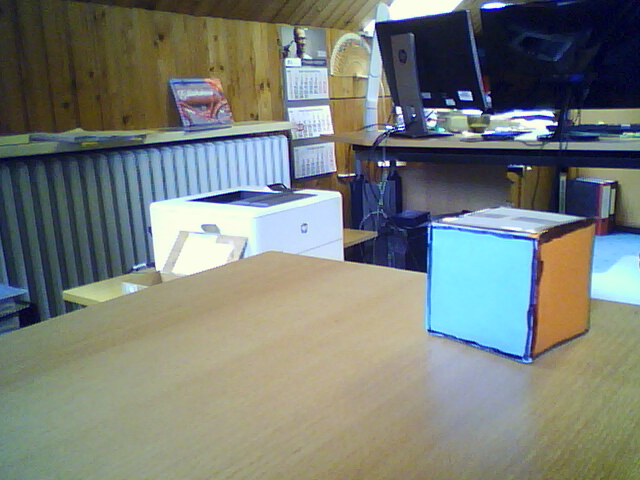
#> input picture cube.jpg, 640 x 480 px
$ python detect-orient.py
#> lines starting #> are read from the running program, lines starting #| are printed output that depends on the picture; after the words box and inside, x2 and y2 are one past the last pixel; in counts of white or black regions, pixels touching at a corner belong together
import cv2
import numpy as np
img = cv2.imread('cube.jpg')
#> img is the input picture: shape (480, 640, 3); mean B, G, R 119.8, 126.2, 120.2

# get the dimensions of the input image
width = img.shape[1::-1][1]
#> width = 480
height = img.shape[1::-1][0]
#> height = 640
# create a black image with the same dimensions
blank_mask = np.zeros((width,height,3), np.uint8)
# create a white image with the same dimensions
all_white = np.ones((width,height,3), np.uint8)
all_white[:] = (255, 255, 255)
# change the colorspace to rgb
blank_mask = cv2.cvtColor(blank_mask, cv2.COLOR_RGB2GRAY)

cv2.imshow("blank mask image", blank_mask)

# blur the image
img_blurred = cv2.medianBlur(img, 17)
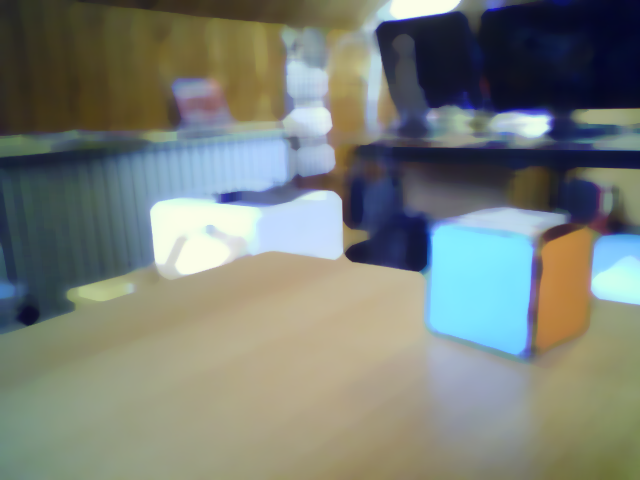
#> img_blurred: shape (480, 640, 3); mean B, G, R 119.7, 126.8, 120.7
# remove noise with bilateral filter
img_noise_removed = cv2.bilateralFilter(img_blurred, 9,75,75)

# do the same preprocessing as before
img_gray = cv2.cvtColor(img, cv2.COLOR_RGB2GRAY)
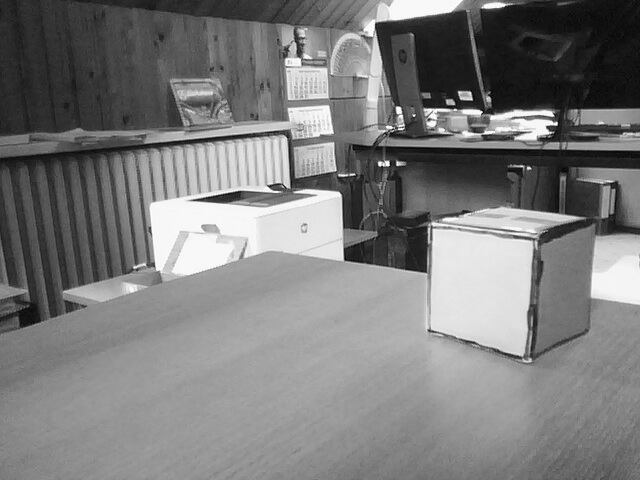
#> img_gray: shape (480, 640); min 3, max 255, mean 123.6
noise_removal = cv2.bilateralFilter(img_gray, 9,75,75)
thresh_image = cv2.adaptiveThreshold(img_gray, 255,
	cv2.ADAPTIVE_THRESH_GAUSSIAN_C,
	cv2.THRESH_BINARY, 11, 2)
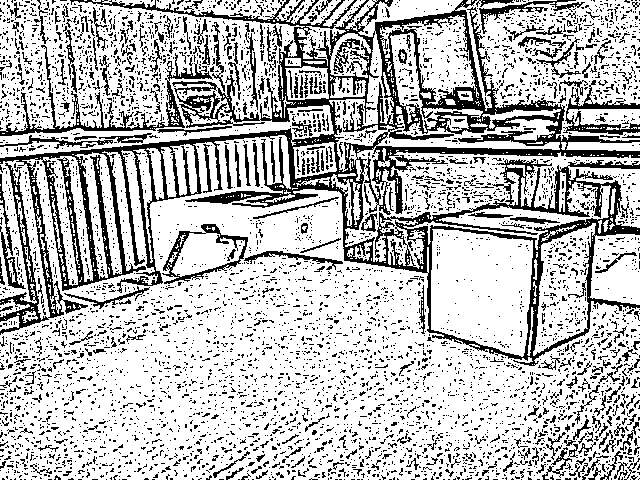
#> thresh_image: shape (480, 640); 73.9% white; black in thin lines or dots
# this dilate and erode section is not optimal and
# the sizes of the kernels is the result multiple attempts
kernel = np.ones((10,1), np.uint8)
dilated_thresh_image = cv2.dilate(thresh_image, kernel, iterations=1)
#> dilated_thresh_image: shape (480, 640); 97.1% white; black in thin lines or dots

kernel = np.ones((10,1), np.uint8)
dilated_thresh_image = cv2.erode(dilated_thresh_image, kernel, iterations=1)
#> dilated_thresh_image: shape (480, 640); 94.2% white; 313 black regions (145 under 20 px), largest, box (x1, y1, x2, y2) and area: (79, 164, 98, 284) 552, (94, 158, 112, 280) 531, (107, 156, 125, 276) 500

kernel = np.ones((5,5), np.uint8)
dilated_thresh_image = cv2.erode(dilated_thresh_image, kernel, iterations=1)
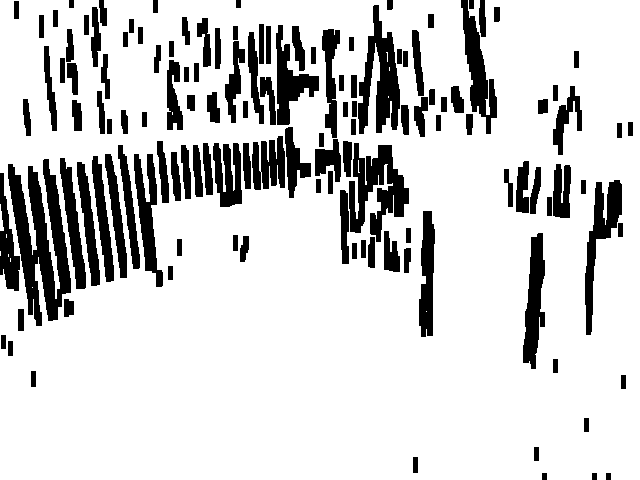
#> dilated_thresh_image: shape (480, 640); 82.1% white; 130 black regions, largest, box (x1, y1, x2, y2) and area: (8, 159, 71, 326) 5291, (349, 143, 409, 242) 3075, (358, 5, 400, 134) 2785

kernel = np.ones((20,1), np.uint8)
dilated_thresh_image = cv2.dilate(thresh_image, kernel, iterations=1)
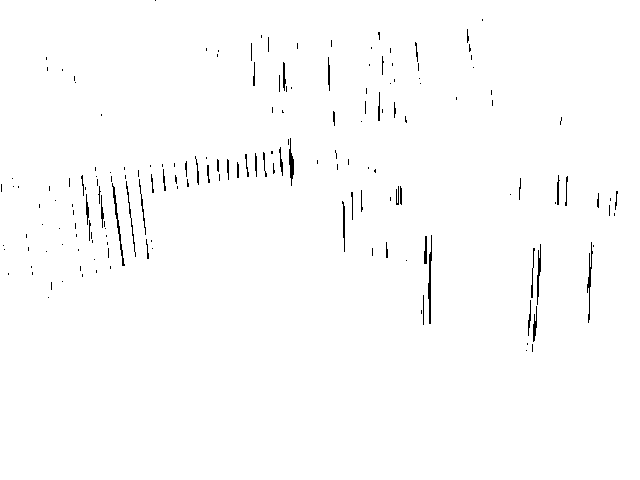
#> dilated_thresh_image: shape (480, 640); 99% white; black in thin lines or dots, all inside (x1, y1, x2, y2) = (1, 0, 618, 352)

kernel = np.ones((25,1), np.uint8)
dilated_thresh_image = cv2.erode(dilated_thresh_image, kernel, iterations=1)
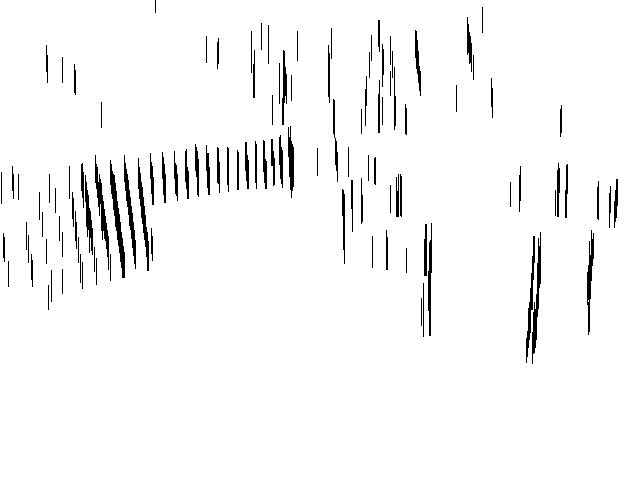
#> dilated_thresh_image: shape (480, 640); 96.7% white; 116 black regions (1 under 20 px), largest, box (x1, y1, x2, y2) and area: (110, 160, 125, 278) 534, (95, 155, 109, 270) 441, (532, 232, 541, 364) 429

kernel = np.ones((5,5), np.uint8)
dilated_thresh_image = cv2.erode(dilated_thresh_image, kernel, iterations=1)
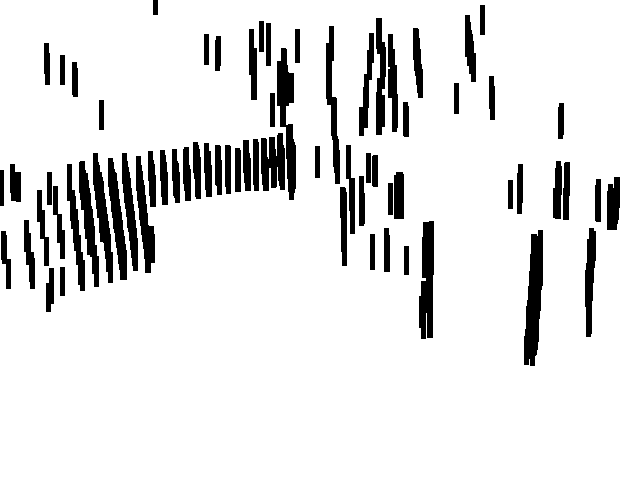
#> dilated_thresh_image: shape (480, 640); 89.7% white; 71 black regions, largest, box (x1, y1, x2, y2) and area: (524, 230, 543, 366) 1751, (277, 48, 296, 200) 1494, (419, 221, 434, 339) 1408

# invert the black and white image for the LineDetection
inverted_dilated_thresh_image = cv2.bitwise_not(dilated_thresh_image)

img2 = img.copy()

#Find all lines:

# Control the lines we want to find (minimum size and minimum distance between two lines)
minLineLength = 100
maxLineGap = 80

# Keep in mind that this is opencv 2.X not version 3 (the results of the api differ)
lines = cv2.HoughLinesP(inverted_dilated_thresh_image,
		rho = 1,
		theta = 1 * np.pi/180,
		lines=np.array([]),
		threshold = 100,
		minLineLength = minLineLength,
		maxLineGap = maxLineGap)
#> lines = 114 rows, first 6: [0, 170, 403, 184], [0, 189, 403, 189], [0, 172, 403, 186], [1, 258, 473, 47], [6, 265, 475, 75], [2, 260, 473, 50]

# Now select the perpendiucalar lines:

# storage for the perpendiucalar lines
correct_lines = np.array([])

if lines is not None and lines.any():
	# iterate over every line
	for x1,y1,x2,y2 in lines[0]:

		# calculate angle in radian (if interesten in this see blog entry about arctan2)
		angle = np.arctan2(y1 - y2, x1 - x2)
        # convert to degree
		degree = abs(angle * (180 / np.pi))

        # only use lines with angle between 85 and 95 degrees
		if 85 < degree < 95:
        	# draw the line on img2
			cv2.line(img2,(x1,y1),(x2,y2),(0,255,0),2)

            # correct upside down lines (switch lower and upper ends)
			if y1 < y2:
				temp = y2
				y2 = y1
				y1 = temp
				temp = x2
				x2 = x1
				x1 = temp

            # store the line
			correct_lines = np.concatenate((correct_lines, np.array([x1,y1,x2,y2], \
               				dtype = "uint32")))

            # draw the upper and lower end on img2
			cv2.circle(img2, (x1,y1), 2, (0,0,255), thickness=2, lineType=8, shift=0)
			cv2.circle(img2, (x2,y2), 2, (255,0,0), thickness=2, lineType=8, shift=0)
			cv2.imshow("image", img2)
#> this loop made 1 pass
#> (angle, degree) on pass 1: (-3.11, 178)

#Connect the upper ends of lines and lower ends of lines
# lots of storage for findings
squares = np.array([])
lower_points = np.array([])
upper_points = np.array([])
top_lines = np.array([])
bottom_lines = np.array([])
areas = np.array([])

# reshape the numpy array to a matrix with four columns
correct_lines = correct_lines.reshape(-1, 4)


for a_x1, a_y1, a_x2, a_y2 in correct_lines:
	line_length = np.linalg.norm(np.array([a_x1, a_y1])-np.array([a_x2, a_y2]))

	for b_x1, b_y1, b_x2, b_y2 in correct_lines:
		line_length_b = np.linalg.norm(np.array([b_x1, b_y1])-np.array([ b_x2, b_y2]))

        # O(n^2)
        # Compare all lines with each others

        # only those with similar length
		if 0.9 > max(line_length, line_length_b)/min(line_length, line_length_b) > 1.1:
			continue
			dist = np.linalg.norm(np.array([ a_x1, a_y1 ]) - np.array([b_x1, b_y1]))

        # distance between the top points of the lines


        # lines that are too close to eachs others (or even the same line) excluded
        # also exclude those too distant
		if 20 < dist < line_length:
			dist = np.linalg.norm(np.array([ a_x2, a_y2 ]) - np.array([b_x2, b_y2]))

            # distance between lower points
        	#dist = np.linalg.norm(np.array([ a_x2, a_y2 ]) - np.array([b_x2, b_y2]))

            # if the lower points also match
			if 20 < dist < line_length:
            	# NOW: create the line between the uppder and lower ends
				top_lines = np.concatenate((top_lines, np.array([a_x1,a_y1,b_x1,b_y1], \
                   		dtype = "uint32")))
				angle_top_line = np.arctan2(int(a_y1) - int(b_y1), int(a_x1) - int(b_x1))
				degree_top_line = abs(angle_top_line * (180 / np.pi))

				bottom_lines = np.concatenate((bottom_lines, np.array([a_x1,a_y1,b_x1,b_y1], \
                   		dtype = "uint32")))
				angle_bottom_line = np.arctan2(int(a_y1) - int(b_y1), int(a_x1) - int(b_x1))
				degree_bottom_line = abs(angle_bottom_line * (180 / np.pi))

				# hack around 0 degree
				if degree_top_line == 0 or degree_bottom_line == 0:
					degree_top_line += 1
					degree_bottom_line += 1
					if 0.8 > max(degree_top_line, degree_bottom_line)/min(degree_top_line,
                   			degree_bottom_line) > 1.2:
							print("too much difference in line degrees")
					continue

                # if the upper and lower connection have an equal angle
                # they are interesting corners for a cube's face
                #if 0.8 > max(degree_top_line, degree_bottom_line)/min(degree_top_line,
                   			#degree_bottom_line) > 1.2:
					#print("too much difference in line degrees")
					#continue

                # draw the upper line and store its ends
				cv2.line(img2, (int(a_x2), int(a_y2)), (int(b_x2), int(b_y2)), (0,0,255), 1)
				upper_points = np.concatenate((upper_points, np.array([a_x2, a_y2], \
                   			dtype = "uint32")))
				upper_points = np.concatenate((upper_points, np.array([b_x2, b_y2], \
                   			dtype = "uint32")))

                # draw the lower line and store its ends
				cv2.line(img2, (int(a_x1), int(a_y1)), (int(b_x1), int(b_y1)), (255,0,0), 1)
				lower_points = np.concatenate((lower_points, np.array([a_x1, a_y1], \
                   			dtype = "uint32")))
				lower_points = np.concatenate((lower_points, np.array([b_x1, b_y1], \
                   			dtype = "uint32")))

                # store the spanned tetragon
				area = np.array([
					int(a_x1), int(a_y1),
					int(b_x1), int(b_y1),
					int(a_x2), int(a_y2),
					int(b_x2), int(b_y2)
				], dtype = "int32")
				areas = np.concatenate((areas, area))
#> after the loop, areas = empty array; bottom_lines = empty array; lower_points = empty array; top_lines = empty array; upper_points = empty array

#Cluster the ends of lines with DBSCAN

def centeroidnp(arr):
	# this method calculates the center of an array of points
	length = arr.shape[0]
	sum_x = np.sum(arr[:, 0])
	sum_y = np.sum(arr[:, 1])
	return sum_x/length, sum_y/length

# Promising results of the cluster algorithm
corners = np.array([])
lower_corners = np.array([])
upper_corners = np.array([])

# --------------------------------------------------
# Cluster the lower points
# --------------------------------------------------

# reshape the array to int32 matrix with two columns
vectors = np.int32(lower_points.reshape(-1, 2))
#> vectors = empty array

if vectors.any():

	db = DBSCAN(eps=75, min_samples=10).fit(vectors)
	core_samples_mask = np.zeros_like(db.labels_, dtype=bool)
	core_samples_mask[db.core_sample_indices_] = True
	labels = db.labels_

	# Number of clusters in labels, ignoring noise if present.
	n_clusters_ = len(set(labels)) - (1 if -1 in labels else 0)

	# iterate over the clusters
	for i in set(db.labels_):
		if i == -1:
        	# -1 is noise
			continue

		color = (random.randint(0, 255),random.randint(0, 255),random.randint(0, 255))
		index = db.labels_ == i

        # draw the members of the cluster
		for (point_x, point_y) in zip(vectors[index,0], vectors[index,1]):
			cv2.circle(img2,  (point_x, point_y), 5, color, thickness=1, lineType=8, shift=0)

		# calculate the centroid of the members
		cluster_center = centeroidnp(np.array(zip(np.array(vectors[index,0]),\
        				np.array(vectors[index,1]))))

        # draw the the cluster center
		cv2.circle(img2,  cluster_center, 5, color, thickness=10, lineType=8, shift=0)

        # store the centroid as corner
		corners = np.concatenate((corners, np.array([cluster_center[0], cluster_center[1]],\
        				dtype = "uint32")))
		lower_corners = np.concatenate((lower_corners,
        				np.array([cluster_center[0], cluster_center[1]], dtype = "uint32")))

# --------------------------------------------------
# Cluster the upper points
# = same as with lower points
# --------------------------------------------------

vectors = np.int32(upper_points.reshape(-1, 2))

if vectors.any():
	db = DBSCAN(eps=75, min_samples=10).fit(vectors)
	core_samples_mask = np.zeros_like(db.labels_, dtype=bool)
	core_samples_mask[db.core_sample_indices_] = True
	labels = db.labels_

	n_clusters_ = len(set(labels)) - (1 if -1 in labels else 0)

	for i in set(db.labels_):
		if i == -1:
			continue
		color = (random.randint(0, 255),random.randint(0, 255),random.randint(0, 255))
		index = db.labels_ == i
		for (point_x, point_y) in zip(vectors[index,0], vectors[index,1]):
			cv2.circle(img2,  (point_x, point_y), 5, color, thickness=1, lineType=8, shift=0)
		cluster_center = centeroidnp(np.array(zip(np.array(vectors[index,0]),\
        				np.array(vectors[index,1]))))
		cv2.circle(img2,  cluster_center, 5, color, thickness=10, lineType=8, shift=0)
		corners = np.concatenate((corners, np.array([cluster_center[0], cluster_center[1]], \
        				dtype = "uint32")))
		upper_corners = np.concatenate((upper_corners, \
        				np.array([cluster_center[0], cluster_center[1]], dtype = "uint32")))
